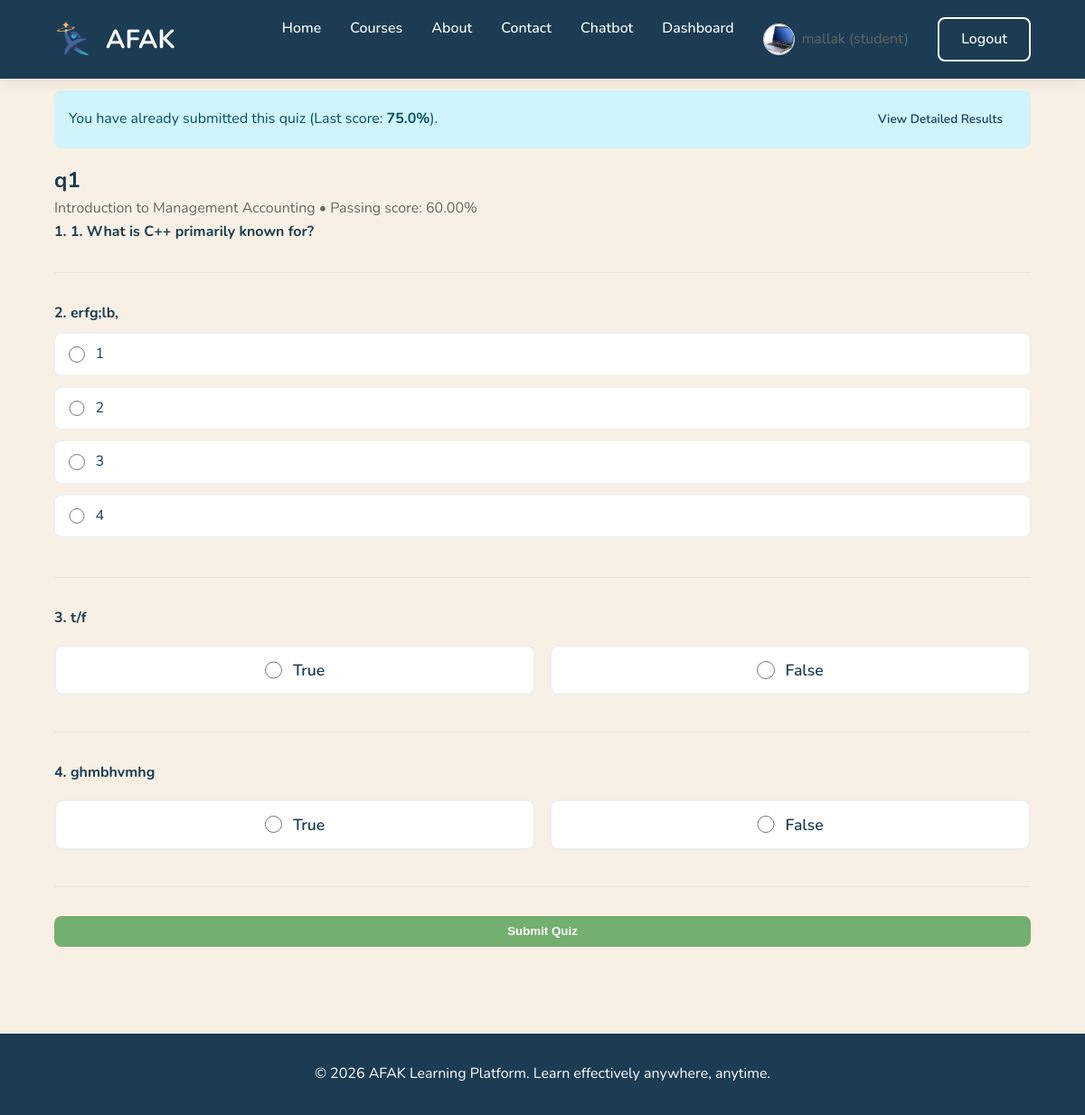
Page /quiz.php?id=3 (signed in) on the committed database.
### tables this page shows
CREATE TABLE IF NOT EXISTS `users` (
  `id` int(10) UNSIGNED NOT NULL AUTO_INCREMENT,
  `username` varchar(50) NOT NULL,
  `email` varchar(191) NOT NULL,
  `password_hash` varchar(255) NOT NULL,
  `first_name` varchar(100) NOT NULL,
  `last_name` varchar(100) NOT NULL,
  `role` enum('student','instructor','admin') NOT NULL DEFAULT 'student',
  `avatar_url` varchar(500) DEFAULT NULL,
  `bio` text,
  `is_active` tinyint(1) NOT NULL DEFAULT '1',
  `email_verified_at` timestamp NULL DEFAULT NULL,
  `last_login_at` timestamp NULL DEFAULT NULL,
  `created_at` timestamp NULL DEFAULT CURRENT_TIMESTAMP,
  `updated_at` timestamp NULL DEFAULT CURRENT_TIMESTAMP ON UPDATE CURRENT_TIMESTAMP,
  `survey_skipped` tinyint(1) DEFAULT '0',
  PRIMARY KEY (`id`),
  UNIQUE KEY `username` (`username`),
  UNIQUE KEY `email` (`email`),
  KEY `idx_users_role` (`role`)
);

CREATE TABLE IF NOT EXISTS `assessment_attempts` (
  `id` int(10) UNSIGNED NOT NULL AUTO_INCREMENT,
  `enrollment_id` int(10) UNSIGNED NOT NULL,
  `assessment_id` int(10) UNSIGNED NOT NULL,
  `attempt_number` int(10) UNSIGNED NOT NULL DEFAULT '1',
  `score` decimal(5,2) DEFAULT NULL,
  `max_score` decimal(5,2) NOT NULL,
  `percent_score` decimal(5,2) DEFAULT NULL,
  `passed` tinyint(1) DEFAULT NULL,
  `started_at` timestamp NULL DEFAULT CURRENT_TIMESTAMP,
  `submitted_at` timestamp NULL DEFAULT NULL,
  `time_taken_seconds` int(10) UNSIGNED DEFAULT NULL,
  PRIMARY KEY (`id`),
  KEY `idx_attempts_enrollment` (`enrollment_id`),
  KEY `idx_attempts_assessment` (`assessment_id`)
);

CREATE TABLE IF NOT EXISTS `assessments` (
  `id` int(10) UNSIGNED NOT NULL AUTO_INCREMENT,
  `course_id` int(10) UNSIGNED NOT NULL,
  `unit_id` int(10) UNSIGNED DEFAULT NULL COMMENT 'NULL = course-level quiz',
  `title` varchar(255) NOT NULL,
  `type` enum('unit_quiz','course_quiz','rubric') NOT NULL,
  `description` text,
  `passing_score` decimal(5,2) NOT NULL DEFAULT '60.00',
  `max_attempts` int(10) UNSIGNED DEFAULT NULL COMMENT 'NULL = unlimited',
  `time_limit_minutes` int(10) UNSIGNED DEFAULT NULL COMMENT 'NULL = no limit',
  `sort_order` int(10) UNSIGNED NOT NULL DEFAULT '0',
  `created_at` timestamp NULL DEFAULT CURRENT_TIMESTAMP,
  `updated_at` timestamp NULL DEFAULT CURRENT_TIMESTAMP ON UPDATE CURRENT_TIMESTAMP,
  PRIMARY KEY (`id`),
  KEY `idx_assessments_course` (`course_id`),
  KEY `idx_assessments_unit` (`unit_id`)
);

CREATE TABLE IF NOT EXISTS `courses` (
  `id` int(10) UNSIGNED NOT NULL AUTO_INCREMENT,
  `title` varchar(255) NOT NULL,
  `slug` varchar(191) NOT NULL,
  `description` text NOT NULL,
  `short_description` varchar(500) DEFAULT NULL,
  `thumbnail_url` varchar(500) DEFAULT NULL,
  `category_id` int(10) UNSIGNED DEFAULT NULL,
  `instructor_id` int(10) UNSIGNED NOT NULL,
  `status` enum('draft','pending_review','approved','rejected','published') NOT NULL DEFAULT 'draft',
  `is_free` tinyint(1) NOT NULL DEFAULT '1',
  `price` decimal(10,2) DEFAULT NULL,
  `duration_hours` int(10) UNSIGNED DEFAULT NULL COMMENT 'Estimated total hours',
  `level` enum('beginner','intermediate','advanced','all') DEFAULT 'all',
  `learning_style` enum('visual','verbal','mixed') NOT NULL DEFAULT 'mixed',
  `approved_by` int(10) UNSIGNED DEFAULT NULL,
  `approved_at` timestamp NULL DEFAULT NULL,
  `rejection_reason` text,
  `created_at` timestamp NULL DEFAULT CURRENT_TIMESTAMP,
  `updated_at` timestamp NULL DEFAULT CURRENT_TIMESTAMP ON UPDATE CURRENT_TIMESTAMP,
  `cover_url` varchar(500) DEFAULT NULL COMMENT 'Course cover image',
  PRIMARY KEY (`id`),
  UNIQUE KEY `slug` (`slug`),
  KEY `approved_by` (`approved_by`),
  KEY `idx_courses_status` (`status`),
  KEY `idx_courses_instructor` (`instructor_id`),
  KEY `idx_courses_category` (`category_id`)
);

CREATE TABLE IF NOT EXISTS `questions` (
  `id` int(10) UNSIGNED NOT NULL AUTO_INCREMENT,
  `assessment_id` int(10) UNSIGNED NOT NULL,
  `question_text` text NOT NULL,
  `type` enum('multiple_choice','true_false','short_answer','essay','file_upload') NOT NULL,
  `points` decimal(5,2) NOT NULL DEFAULT '1.00',
  `feedback_text` text,
  `sort_order` int(10) UNSIGNED NOT NULL DEFAULT '0',
  `created_at` timestamp NULL DEFAULT CURRENT_TIMESTAMP,
  `updated_at` timestamp NULL DEFAULT CURRENT_TIMESTAMP ON UPDATE CURRENT_TIMESTAMP,
  PRIMARY KEY (`id`),
  KEY `idx_questions_assessment` (`assessment_id`)
);

CREATE TABLE IF NOT EXISTS `question_options` (
  `id` int(10) UNSIGNED NOT NULL AUTO_INCREMENT,
  `question_id` int(10) UNSIGNED NOT NULL,
  `option_text` varchar(500) NOT NULL,
  `is_correct` tinyint(1) NOT NULL DEFAULT '0',
  `sort_order` int(10) UNSIGNED NOT NULL DEFAULT '0',
  PRIMARY KEY (`id`),
  KEY `idx_options_question` (`question_id`)
);

### includes/functions.php (called while the page is built, shortened)
<?php
function e(string $str): string {
    return htmlspecialchars($str, ENT_QUOTES, 'UTF-8');
}
function url(string $path): string {
    $base = defined('BASE_PATH') ? '/' . trim(BASE_PATH, '/') : '';
    $cleanPath = ltrim($path, '/');
    return rtrim($base, '/') . '/' . ltrim($cleanPath, '/');
}

### includes/auth.php (called while the page is built, shortened)
<?php
function isLoggedIn(): bool {
    return isset($_SESSION['user_id']) && !empty($_SESSION['user_id']);
}

### quiz.php (the view, shortened to what this page needs)
<?php
require_once __DIR__ . '/config/db.php';
require_once __DIR__ . '/includes/auth.php';
require_once __DIR__ . '/includes/functions.php';
$assessmentId = (int)($_GET['id'] ?? 0);
$stmt = $pdo->prepare("
    SELECT a.*, c.title as course_title, c.id as course_id
    FROM assessments a
    JOIN courses c ON a.course_id = c.id
    WHERE a.id = ?
");
$stmt->execute([$assessmentId]);
$assessment = $stmt->fetch();
$stmt = $pdo->prepare("SELECT id FROM enrollments WHERE student_id = ? AND course_id = ? AND status IN ('active', 'completed')");
$stmt->execute([$_SESSION['user_id'], $assessment['course_id']]);
$enrollment = $stmt->fetch();
$maxAttempts = $assessment['max_attempts'] !== null ? (int)$assessment['max_attempts'] : null;
$stmtCount = $pdo->prepare("SELECT COUNT(*) FROM assessment_attempts WHERE enrollment_id = ? AND assessment_id = ?");
$stmtCount->execute([$enrollment['id'], $assessmentId]);
$attemptCount = (int)$stmtCount->fetchColumn();
$isBlocked = ($maxAttempts !== null && $attemptCount >= $maxAttempts);
$questions = $pdo->prepare("SELECT * FROM questions WHERE assessment_id = ? ORDER BY sort_order");
$questions->execute([$assessmentId]);
$questions = $questions->fetchAll();
foreach ($questions as &$q) {
    $opts = $pdo->prepare("SELECT * FROM question_options WHERE question_id = ? ORDER BY sort_order");
    $opts->execute([$q['id']]);
    $q['options'] = $opts->fetchAll();
}
require_once __DIR__ . '/includes/header.php';
$prevAttempt = $pdo->prepare("SELECT id, percent_score, passed FROM assessment_attempts WHERE enrollment_id = ? AND assessment_id = ? ORDER BY submitted_at DESC LIMIT 1");
$prevAttempt->execute([$enrollment['id'], $assessmentId]);
$lastResult = $prevAttempt->fetch();
?>
<?php if ($isBlocked): ?>
    <div class="alert alert-danger" style="padding: 2rem; text-align: center; border-radius: 15px;">
        <h3 style="margin-bottom: 1rem;">Attempt Limit Reached</h3>
        <p>Sorry, you have exhausted all available attempts for this quiz and cannot submit it again.</p>
        <div style="margin-top: 1.5rem; display: flex; gap: 10px; justify-content: center;">
            <?php if ($lastResult): ?>
                <a href="<?= url('quiz-result.php?attempt=' . $lastResult['id']) ?>" class="btn btn-primary">View Last Result</a>
            <?php endif; ?>
            <a href="<?= url('course-view.php?id=' . $assessment['course_id']) ?>" class="btn btn-secondary">Back to Course</a>
        </div>
    </div>
<?php else: ?>
<?php if ($lastResult): ?>
    <div class="alert alert-info" style="display: flex; justify-content: space-between; align-items: center;">
        <span>You have already submitted this quiz (Last score: <strong><?= number_format($lastResult['percent_score'], 1) ?>%</strong>).</span>
        <a href="<?= url('quiz-result.php?attempt=' . $lastResult['id']) ?>" class="btn btn-secondary" style="padding: 5px 15px; font-size: 0.85rem;">View Detailed Results</a>
    </div>
<?php endif; ?>
<h2><?= e($assessment['title']) ?></h2>
<p class="text-muted"><?= e($assessment['course_title']) ?> • Passing score: <?= $assessment['passing_score'] ?>%</p>
<form method="POST" enctype="multipart/form-data">
    <?php foreach ($questions as $i => $q): ?>
        <div class="quiz-question">
            <h4><?= ($i + 1) ?>. <?= e($q['question_text']) ?></h4>
            <div class="quiz-options">
                <?php if ($q['type'] === 'file_upload'): ?>
                    <input type="file" name="q_<?= $q['id'] ?>" class="form-control" required>
                    <small class="text-muted">Upload your work (PDF, DOCX, or ZIP recommended).</small>
                <?php elseif ($q['type'] === 'short_answer'): ?>
                    <input type="text" name="q_<?= $q['id'] ?>" class="form-control" placeholder="Type your answer here..." required>
                <?php elseif ($q['type'] === 'essay'): ?>
                    <textarea name="q_<?= $q['id'] ?>" class="form-control" rows="5" placeholder="Write your response here..." required></textarea>
                <?php elseif ($q['type'] === 'true_false'): ?>
                    <div style="display: flex; gap: 1rem; margin-top: 0.5rem;">
                        <?php foreach ($q['options'] as $opt): ?>
                            <label for="q_<?= $i ?>_opt_<?= $opt['id'] ?>" style="display: flex; align-items: center; gap: 0.75rem; cursor: pointer; padding: 12px 20px; border: 1px solid var(--border); border-radius: 10px; background: #fff; flex: 1; justify-content: center; transition: all 0.2s; border: 2px solid #eee;">
                                <input type="radio" id="q_<?= $i ?>_opt_<?= $opt['id'] ?>" name="q_<?= $q['id'] ?>" value="<?= $opt['id'] ?>" required style="width: 1.2rem; height: 1.2rem;">
                                <span style="font-weight: 600; font-size: 1.1rem;"><?= e($opt['option_text']) ?></span>
                            </label>
                        <?php endforeach ?>
                    </div>
                <?php elseif ($q['type'] === 'multiple_choice'): ?>
                    <?php foreach ($q['options'] as $opt): ?>
                        <div style="margin-bottom: 0.75rem;">
                            <label for="q_<?= $i ?>_opt_<?= $opt['id'] ?>" style="display: flex; align-items: center; gap: 0.75rem; cursor: pointer; padding: 10px 15px; border: 1px solid #eee; border-radius: 8px; background: #fff; transition: background 0.2s;">
                                <input type="radio" id="q_<?= $i ?>_opt_<?= $opt['id'] ?>" name="q_<?= $q['id'] ?>" value="<?= $opt['id'] ?>" required style="width: 1.1rem; height: 1.1rem; accent-color: var(--primary);">
                                <span style="font-size: 1rem; color: var(--text);"><?= e($opt['option_text']) ?></span>
                            </label>
                        </div>
                    <?php endforeach ?>
                <?php endif; ?>
            </div>
        </div>
    <?php endforeach ?>
    <button type="submit" class="btn btn-primary" style="width: 100%;">Submit Quiz</button>
</form>
<?php endif; ?>
<?php require_once __DIR__ . '/includes/footer.php'; ?>

### includes/header.php (shortened to what this page needs)
<!DOCTYPE html>
<html lang="en">
<head>
    <link rel="stylesheet" href="<?= url('assets/css/style.css') ?>">
</head>
<body>
<header class="site-header">
    <div class="header-inner">
        <a href="<?= url('index.php') ?>" class="logo">
            <?php if (file_exists(__DIR__ . '/../assets/img/AFAKLOGO.jpg')): ?>
                <img src="<?= url('assets/img/AFAKLOGO.jpg') ?>" alt="AFAK">
            <?php endif; ?>
            AFAK
        </a>
        <nav class="nav-links">
            <a href="<?= url('index.php') ?>">Home</a>
            <a href="<?= url('courses.php') ?>">Courses</a>
            <a href="<?= url('about.php') ?>">About</a>
            <a href="<?= url('contact.php') ?>">Contact</a>
            <?php if (isLoggedIn()): ?>
                <a href="<?= url('chatbot.php') ?>">Chatbot</a>
                <?php if ($_SESSION['role'] === 'admin'): ?>
                    <a href="<?= url('admin/index.php') ?>">Admin</a>
                <?php elseif ($_SESSION['role'] === 'instructor'): ?>
                    <a href="<?= url('instructor/index.php') ?>">Instructor</a>
                <?php else: ?>
                    <a href="<?= url('dashboard.php') ?>">Dashboard</a>
                <?php endif; ?>
                <?php
                $avatar = 'assets/img/std.jpg';
                if (isset($user) && !empty($user['avatar_url'])) {
                    $avatar = $user['avatar_url'];
                } elseif (isset($pdo) && isset($_SESSION['user_id'])) {
                    $stmt = $pdo->prepare("SELECT avatar_url FROM users WHERE id = ?");
                    $stmt->execute([$_SESSION['user_id']]);
                    $u = $stmt->fetch();
                    if ($u && !empty($u['avatar_url'])) {
                        $avatar = $u['avatar_url'];
                    }
                }
                ?>
                <div style="display: inline-flex; align-items: center; gap: 8px;">
                    <img src="<?= url($avatar) ?>" alt="Avatar" style="width: 35px; height: 35px; border-radius: 50%; object-fit: cover; border: 1px solid #ddd;">
                    <span class="text-muted"><?= e($_SESSION['first_name'] ?? '') ?> (<?= e($_SESSION['role']) ?>)</span>
                </div>
                <a href="<?= url('logout.php') ?>" class="btn btn-outline-light">Logout</a>
            <?php else: ?>
                <a href="<?= url('login.php') ?>" class="btn btn-outline-light">Login</a>
                <a href="<?= url('register.php') ?>" class="btn btn-primary">Register</a>
            <?php endif; ?>
        </nav>
    </div>
</header>
<main class="main-content">

### assets/css/style.css (style rules this page uses)
:root { --primary: #1B3C53; --primary-dark: #163042; --accent: #73AF6F; --beige: #EADBC8; --beige-dark: #DAC0A3; --background: #F8F0E5; --white: #ffffff; --border: #e6e6e6; --text: #1B3C53; --text-muted: #666; --dark: #1B3C53; --shadow: 0 4px 15px rgba(0,0,0,0.08); }
* { margin: 0; padding: 0; box-sizing: border-box; }
body { font-family: 'Nunito', sans-serif; background: var(--background); color: var(--text); line-height: 1.6; }
img { max-width: 100%; display: block; }
a { text-decoration: none; color: var(--primary); }
.container, .header-inner, .footer-inner, .main-content { width: 90%; max-width: 1200px; margin: auto; }
.main-content { padding: 2rem 0; min-height: calc(100vh - 200px); }
header, .site-header { background: var(--primary); color: white; padding: 1.2rem 0; box-shadow: var(--shadow); }
.nav-container, .header-inner { display: flex; justify-content: space-between; align-items: center; flex-wrap: wrap; }
.logo { display: flex; align-items: center; gap: 0.75rem; font-size: 1.8rem; font-weight: 700; color: white; }
.logo img { height: 45px; }
nav ul, .nav-links { display: flex; gap: 2rem; list-style: none; }
nav a, .nav-links a { color: white; font-weight: 500; }
.btn { display: inline-block; padding: 0.6rem 1.5rem; border-radius: 8px; font-weight: 600; border: none; cursor: pointer; transition: 0.3s ease; }
.btn-primary { background: var(--accent); color: white; }
.btn-outline-light { background: transparent; border: 2px solid white; color: white; }
.alert { padding: 1rem; border-radius: 8px; margin-bottom: 1rem; }
.alert-info { background: #cff4fc; color: #055160; }
.quiz-question { margin-bottom: 2rem; padding-bottom: 2rem; border-bottom: 1px solid var(--border); }
.quiz-options label { display: block; padding: 0.8rem; margin: 0.5rem 0; border: 2px solid var(--border); border-radius: 8px; cursor: pointer; }
.text-muted { color: var(--text-muted); }

### includes/header.php (style rules this page uses)
.site-header { position: fixed; top: 0; left: 0; right: 0; z-index: 1000; transition: background-color 0.3s ease, box-shadow 0.3s ease; }
.nav-links a:not(.btn) { position: relative; padding-bottom: 5px; }
.nav-links a:not(.btn)::after { content: ''; position: absolute; bottom: 0; left: 50%; transform: translateX(-50%); width: 0; height: 2px; background-color: var(--accent); transition: width 0.3s ease-out; }
.main-content { padding-top: 100px; }

### rows in the picture
users: avatar_url (picture)
assessment_attempts: percent_score "75.0"
assessments: title "q1", course.title "Introduction to Management Accounting", passing_score "60.00"
questions: question_text "1. What is C++ primarily known for?"
questions: question_text "erfg;lb,"
question_options: option_text "1"
question_options: option_text "2"
question_options: option_text "3"
question_options: option_text "4"
questions: question_text "t/f"
question_options: option_text "True"
question_options: option_text "False"
questions: question_text "ghmbhvmhg"
question_options: option_text "True"
question_options: option_text "False"

### other values in the picture
$_SESSION['first_name'] "mallak"
$_SESSION['role'] "student"
